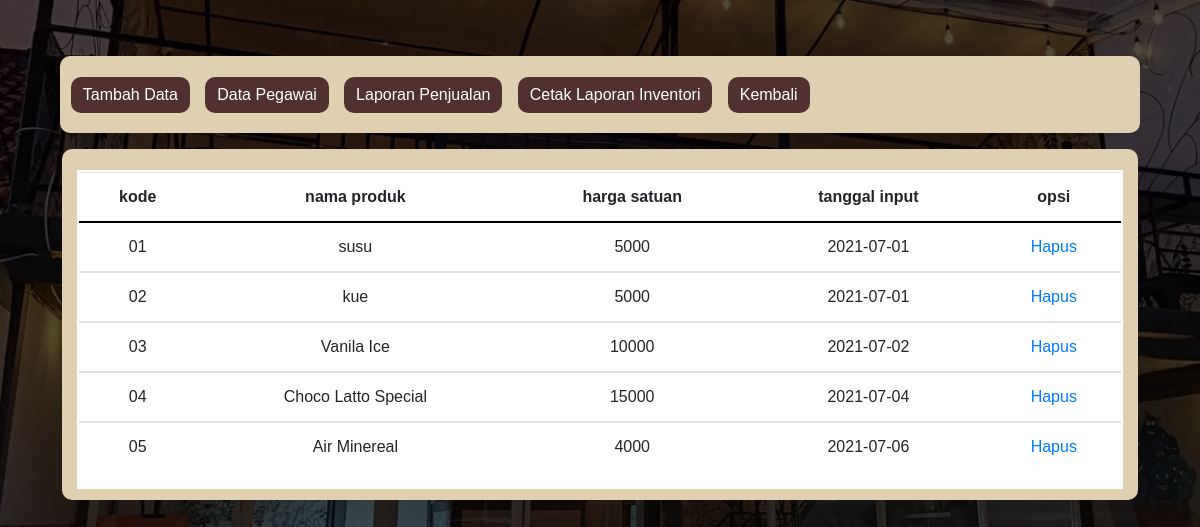
/inventori.php (signed in), run on the app's committed database.
### tables this page shows
CREATE TABLE `inventori` (
  `kode` varchar(10) NOT NULL,
  `nama_produk` text NOT NULL,
  `harga_produk` int(25) NOT NULL,
  `tglinput` date NOT NULL
);

### web/inventori.php (the view, shortened to what this page needs)
<!DOCTYPE html>
<html>
<head>
    <link rel="stylesheet" href="assets/bootstrap/css/bootstrap.min.css">
    <link rel="stylesheet" href="assets/fonts/fontawesome-all.min.css">
    <link rel="stylesheet" href="assets/fonts/font-awesome.min.css">
    <link rel="stylesheet" href="assets/fonts/ionicons.min.css">
    <link rel="stylesheet" href="assets/fonts/material-icons.min.css">
    <link rel="stylesheet" href="assets/fonts/fontawesome5-overrides.min.css">
    <link rel="stylesheet" href="assets/css/Login-Form-Clean.css">
    <link rel="stylesheet" href="assets/css/styles.css">
</head>
<body>
<div>
<div class="container">
<div class="row" style="width: 100%;margin-left: 0px;margin-right: 0px;">
<div class="col-md-12" style="padding-top:5%;width: 100%;">
<div>
<div class="form-group" style="background: #E0CFB1;border-radius:10px;padding-bottom:20px;border-width:0px;">
<a href="add.php">
<button class="btn btn-primary" type="button" style="margin-left:1%;margin-top:2%;font-size:16px;border-radius:10px;background-color:rgb(80,49,48);border-width:0px;">
Tambah Data</button></a>
<a href="pegawai.php">
<button class="btn btn-primary" type="button" style="margin-left:1%;margin-top:2%;font-size:16px;border-radius:10px;background-color:rgb(80,49,48);border-width:0px;">
Data Pegawai</button></a>
<a href="laporanpenjualan.php">
<button class="btn btn-primary" type="button" style="margin-left:1%;margin-top:2%;font-size:16px;border-radius:10px;background-color:rgb(80,49,48);border-width:0px;">
Laporan Penjualan</button></a>
<a href="cetakli.php" target="_blank">
<button class="btn btn-primary" type="button" style="margin-left:1%;margin-top:2%;font-size:16px;border-radius:10px;background-color:rgb(80,49,48);border-width:0px;">
Cetak Laporan Inventori</button></a>
<a href="logout.php">
<button class="btn btn-primary" type="button" style="margin-left:1%;margin-top:2%;font-size:16px;border-radius:10px;background-color:rgb(80,49,48);border-width:0px;">
Kembali</button></a>
</div>
</div>
</div>
</div>
<div class="row">
<div class="col-md-12" style="width:100%;">
<div>
<center>
<div class="form-group" style="width:97%;padding-top:10px;padding-right:5px;padding-left:5px;padding-bottom:1%;background:#E0CFB1;border-width:0px;border-radius:10px;">
<div class="table-responsive" style="width:98%;background-color:white;margin-top:1%;border-width:2px;border-style:solid;text-align:center;">
<table class="table" style="border-radius:10px;">
<thead>
<tr>
<th style="border-bottom-color: rgb(0,0,0);">kode</th>
<th style="border-bottom-color: rgb(0,0,0);">nama produk</th>
<th style="border-bottom-color: rgb(0,0,0);">harga satuan</th>
<th style="border-bottom-color: rgb(0,0,0);">tanggal input</th>
<th style="border-bottom-color: rgb(0,0,0);">opsi</th>
</tr>
</thead>
<?php
include 'koneksi.php';
$sql = "select*from inventori";
$hasil= mysqli_query($koneksi, $sql);
while($d = mysqli_fetch_array($hasil)){
	?>
<tbody>
<tr>
<td><?php echo $d['kode']; ?></td>
<td><?php echo $d['nama_produk']; ?></td>
<td><?php echo $d['harga_produk'];?></td>
<td><?php echo $d['tglinput'];?></td>
<td>
<a href="delete.php?kode=<?php echo $d['kode']; ?>"> Hapus </a>
</td>
</tr>
<?php
}
?>
</tbody>
</table>
</div>
</div>
</div>
</div>
</div>
</div>
</div>
</body>
</html>

### web/styles.css (style rules this page uses)
body { background: url('bckl.png'); color: #fff; background-size: cover; background-position: center; background-repeat: no-repeat; background-attachment: fixed; }

### web/inventori.php (style rules this page uses)
body { font-family: sans-serif; background: url('bck.png'); color: #fff; background-size: cover; background-position: center; background-repeat: no-repeat; background-attachment: fixed; }

### data on the page
inventori: kode "01", nama_produk "susu", harga_produk "5000", tglinput "2021-07-01"
inventori: kode "02", nama_produk "kue", harga_produk "5000", tglinput "2021-07-01"
inventori: kode "03", nama_produk "Vanila Ice", harga_produk "10000", tglinput "2021-07-02"
inventori: kode "04", nama_produk "Choco Latto Special", harga_produk "15000", tglinput "2021-07-04"
inventori: kode "05", nama_produk "Air Minereal", harga_produk "4000", tglinput "2021-07-06"
